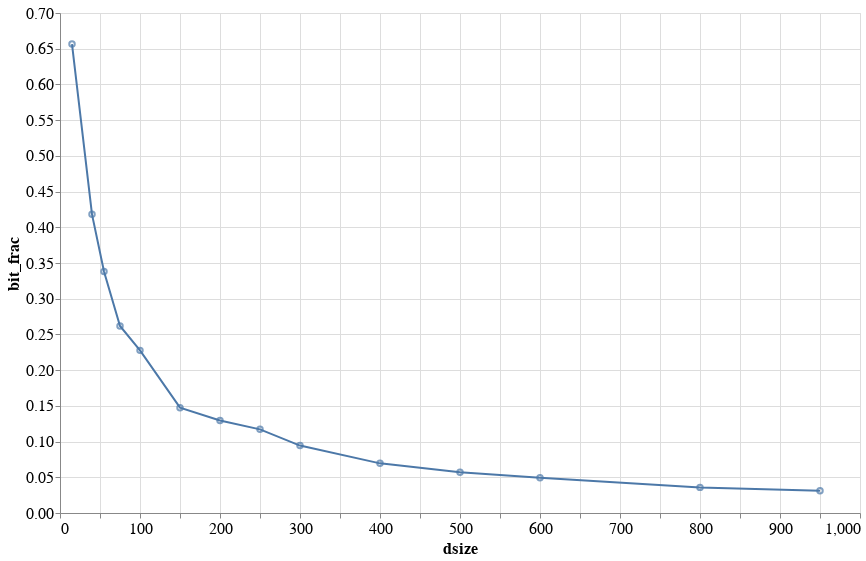

Notebook code cell kept with this figure:
### Code cell
rec = []
for dsize, d in decoys.items():
    bit = tmol.score.ljlk.cpp_potential.cpu.block_interaction_lists(d.tmol_coords, 6.0, 8)
    bit_frac = float(bit.shape[0]) / (d.tmol_coords.shape[0] / 8) ** 2
    rec.append(dict(dsize=dsize, bit_frac=bit_frac))

c = altair.Chart(pandas.DataFrame.from_records(rec))

sum([c.mark_line().encode(x="dsize", y="bit_frac"), c.mark_point().encode(x="dsize", y="bit_frac")])

### Figure 1 — Vega-Lite specification as saved in the notebook (floating-point values rounded to 4 significant figures)
{"$schema": "https://vega.github.io/schema/vega-lite/v2.6.0.json", "config": {"axis": {"labelFontSize": 16, "titleFontSize": 16}, "header": {"labelFontSize": 16, "titleFontSize": 16}, "legend": {"labelFontSize": 16, "titleFontSize": 16}, "title": {"fontSize": 16}, "view": {"height": 500, "width": 800}}, "datasets": {"data-50f4a389692d983de2d9d506ec6e8deb": [{"bit_frac": 0.2277, "dsize": 100}, {"bit_frac": 0.1475, "dsize": 150}, {"bit_frac": 0.4181, "dsize": 40}, {"bit_frac": 0.2619, "dsize": 75}, {"bit_frac": 0.338, "dsize": 55}, {"bit_frac": 0.6566, "dsize": 15}, {"bit_frac": 0.03587, "dsize": 800}, {"bit_frac": 0.0695, "dsize": 400}, {"bit_frac": 0.1171, "dsize": 250}, {"bit_frac": 0.1296, "dsize": 200}, {"bit_frac": 0.0313, "dsize": 950}, {"bit_frac": 0.0495, "dsize": 600}, {"bit_frac": 0.0569, "dsize": 500}, {"bit_frac": 0.09438, "dsize": 300}]}, "layer": [{"data": {"name": "data-50f4a389692d983de2d9d506ec6e8deb"}, "encoding": {"x": {"field": "dsize", "type": "quantitative"}, "y": {"field": "bit_frac", "type": "quantitative"}}, "mark": "line"}, {"data": {"name": "data-50f4a389692d983de2d9d506ec6e8deb"}, "encoding": {"x": {"field": "dsize", "type": "quantitative"}, "y": {"field": "bit_frac", "type": "quantitative"}}, "mark": "point"}]}
